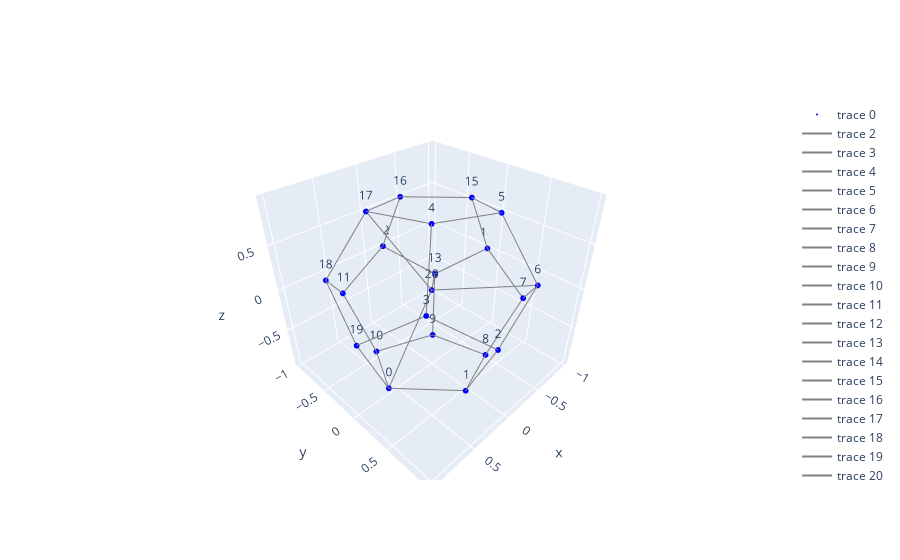

The code cell stored with this chart in its notebook:
### Markdown cell above
Here we prepare a dodecahedral graph plus one extra node at the center. The nodes 0, 6, 13, and 17 are four-connected and others are 3-connected (defect or surface nodes).

### Code cell
from logging import getLogger, DEBUG

logger = getLogger()
logger.setLevel(DEBUG)

g = nx.dodecahedral_graph()  # dodecahedral 20mer and an additional node at the center
pos = nx.spring_layout(g, dim=3)
print(pos)

# add a new node at the center
g.add_node(20)
pos[20] = (0, 0, 0)
g.add_edge(0, 20)
g.add_edge(6, 20)
g.add_edge(13, 20)
g.add_edge(17, 20)

# pos = nx.spring_layout(g, pos=pos)

draw_graph(g, pos)

### Figure 1 — Plotly figure (JSON) as saved in the notebook; plotly's stock layout.template omitted (floating-point values rounded to 4 significant figures)
{"data": [{"marker": {"color": "blue", "size": 2}, "mode": "markers+text", "text": ["0", "1", "2", "3", "4", "5", "6", "7", "8", "9", "10", "11", "12", "13", "14", "15", "16", "17", "18", "19", "20"], "textposition": "top center", "type": "scatter3d", "x": [0.7399, 0.2573, 0.213, 0.6771, 0.2937, -0.4041, -0.4537, -0.8241, -0.3851, -0.2971, 0.4002, 0.4485, -0.2118, -0.6732, -0.9989, -0.7397, -0.2544, 0.3914, 0.8212, 1.0, 0.0], "y": [0.1673, 0.7073, 0.9857, 0.6184, 0.2927, 0.4489, 0.8779, 0.5254, 0.4313, -0.2809, -0.4475, -0.885, -0.9866, -0.6186, -0.1205, -0.17, -0.7034, -0.4207, -0.5354, 0.1138, 0.0], "z": [-0.6837, -0.6719, -0.004569, 0.4079, 0.9292, 0.84, 0.2634, -0.253, -0.8272, -0.9274, -0.8395, -0.2598, 0.005588, -0.4111, 0.009532, 0.6815, 0.6747, 0.8271, 0.2505, -0.01129, 0.0]}, {"marker": {"color": "red", "size": 4}, "mode": "markers+text", "text": [], "textposition": "top center", "type": "scatter3d", "x": [], "y": [], "z": []}, {"hoverinfo": "none", "line": {"color": "gray", "width": 2}, "mode": "lines", "type": "scatter3d", "x": [0.7399, 0.2573], "y": [0.1673, 0.7073], "z": [-0.6837, -0.6719]}, {"hoverinfo": "none", "line": {"color": "gray", "width": 2}, "mode": "lines", "type": "scatter3d", "x": [0.7399, 1], "y": [0.1673, 0.1138], "z": [-0.6837, -0.01129]}, {"hoverinfo": "none", "line": {"color": "gray", "width": 2}, "mode": "lines", "type": "scatter3d", "x": [0.7399, 0.4002], "y": [0.1673, -0.4475], "z": [-0.6837, -0.8395]}, {"hoverinfo": "none", "line": {"color": "gray", "width": 2}, "mode": "lines", "type": "scatter3d", "x": [0.7399, 0], "y": [0.1673, 0], "z": [-0.6837, 0]}, {"hoverinfo": "none", "line": {"color": "gray", "width": 2}, "mode": "lines", "type": "scatter3d", "x": [0.2573, 0.213], "y": [0.7073, 0.9857], "z": [-0.6719, -0.004569]}, {"hoverinfo": "none", "line": {"color": "gray", "width": 2}, "mode": "lines", "type": "scatter3d", "x": [0.2573, -0.3851], "y": [0.7073, 0.4313], "z": [-0.6719, -0.8272]}, {"hoverinfo": "none", "line": {"color": "gray", "width": 2}, "mode": "lines", "type": "scatter3d", "x": [0.213, 0.6771], "y": [0.9857, 0.6184], "z": [-0.004569, 0.4079]}, {"hoverinfo": "none", "line": {"color": "gray", "width": 2}, "mode": "lines", "type": "scatter3d", "x": [0.213, -0.4537], "y": [0.9857, 0.8779], "z": [-0.004569, 0.2634]}, {"hoverinfo": "none", "line": {"color": "gray", "width": 2}, "mode": "lines", "type": "scatter3d", "x": [0.6771, 0.2937], "y": [0.6184, 0.2927], "z": [0.4079, 0.9292]}, {"hoverinfo": "none", "line": {"color": "gray", "width": 2}, "mode": "lines", "type": "scatter3d", "x": [0.6771, 1], "y": [0.6184, 0.1138], "z": [0.4079, -0.01129]}, {"hoverinfo": "none", "line": {"color": "gray", "width": 2}, "mode": "lines", "type": "scatter3d", "x": [0.2937, -0.4041], "y": [0.2927, 0.4489], "z": [0.9292, 0.84]}, {"hoverinfo": "none", "line": {"color": "gray", "width": 2}, "mode": "lines", "type": "scatter3d", "x": [0.2937, 0.3914], "y": [0.2927, -0.4207], "z": [0.9292, 0.8271]}, {"hoverinfo": "none", "line": {"color": "gray", "width": 2}, "mode": "lines", "type": "scatter3d", "x": [-0.4041, -0.4537], "y": [0.4489, 0.8779], "z": [0.84, 0.2634]}, {"hoverinfo": "none", "line": {"color": "gray", "width": 2}, "mode": "lines", "type": "scatter3d", "x": [-0.4041, -0.7397], "y": [0.4489, -0.17], "z": [0.84, 0.6815]}, {"hoverinfo": "none", "line": {"color": "gray", "width": 2}, "mode": "lines", "type": "scatter3d", "x": [-0.4537, -0.8241], "y": [0.8779, 0.5254], "z": [0.2634, -0.253]}, {"hoverinfo": "none", "line": {"color": "gray", "width": 2}, "mode": "lines", "type": "scatter3d", "x": [-0.4537, 0], "y": [0.8779, 0], "z": [0.2634, 0]}, {"hoverinfo": "none", "line": {"color": "gray", "width": 2}, "mode": "lines", "type": "scatter3d", "x": [-0.8241, -0.3851], "y": [0.5254, 0.4313], "z": [-0.253, -0.8272]}, {"hoverinfo": "none", "line": {"color": "gray", "width": 2}, "mode": "lines", "type": "scatter3d", "x": [-0.8241, -0.9989], "y": [0.5254, -0.1205], "z": [-0.253, 0.009532]}, {"hoverinfo": "none", "line": {"color": "gray", "width": 2}, "mode": "lines", "type": "scatter3d", "x": [-0.3851, -0.2971], "y": [0.4313, -0.2809], "z": [-0.8272, -0.9274]}, {"hoverinfo": "none", "line": {"color": "gray", "width": 2}, "mode": "lines", "type": "scatter3d", "x": [-0.2971, 0.4002], "y": [-0.2809, -0.4475], "z": [-0.9274, -0.8395]}, {"hoverinfo": "none", "line": {"color": "gray", "width": 2}, "mode": "lines", "type": "scatter3d", "x": [-0.2971, -0.6732], "y": [-0.2809, -0.6186], "z": [-0.9274, -0.4111]}, {"hoverinfo": "none", "line": {"color": "gray", "width": 2}, "mode": "lines", "type": "scatter3d", "x": [0.4002, 0.4485], "y": [-0.4475, -0.885], "z": [-0.8395, -0.2598]}, {"hoverinfo": "none", "line": {"color": "gray", "width": 2}, "mode": "lines", "type": "scatter3d", "x": [0.4485, -0.2118], "y": [-0.885, -0.9866], "z": [-0.2598, 0.005588]}, {"hoverinfo": "none", "line": {"color": "gray", "width": 2}, "mode": "lines", "type": "scatter3d", "x": [0.4485, 0.8212], "y": [-0.885, -0.5354], "z": [-0.2598, 0.2505]}, {"hoverinfo": "none", "line": {"color": "gray", "width": 2}, "mode": "lines", "type": "scatter3d", "x": [-0.2118, -0.6732], "y": [-0.9866, -0.6186], "z": [0.005588, -0.4111]}, {"hoverinfo": "none", "line": {"color": "gray", "width": 2}, "mode": "lines", "type": "scatter3d", "x": [-0.2118, -0.2544], "y": [-0.9866, -0.7034], "z": [0.005588, 0.6747]}, {"hoverinfo": "none", "line": {"color": "gray", "width": 2}, "mode": "lines", "type": "scatter3d", "x": [-0.6732, -0.9989], "y": [-0.6186, -0.1205], "z": [-0.4111, 0.009532]}, {"hoverinfo": "none", "line": {"color": "gray", "width": 2}, "mode": "lines", "type": "scatter3d", "x": [-0.6732, 0], "y": [-0.6186, 0], "z": [-0.4111, 0]}, {"hoverinfo": "none", "line": {"color": "gray", "width": 2}, "mode": "lines", "type": "scatter3d", "x": [-0.9989, -0.7397], "y": [-0.1205, -0.17], "z": [0.009532, 0.6815]}, {"hoverinfo": "none", "line": {"color": "gray", "width": 2}, "mode": "lines", "type": "scatter3d", "x": [-0.7397, -0.2544], "y": [-0.17, -0.7034], "z": [0.6815, 0.6747]}, {"hoverinfo": "none", "line": {"color": "gray", "width": 2}, "mode": "lines", "type": "scatter3d", "x": [-0.2544, 0.3914], "y": [-0.7034, -0.4207], "z": [0.6747, 0.8271]}, {"hoverinfo": "none", "line": {"color": "gray", "width": 2}, "mode": "lines", "type": "scatter3d", "x": [0.3914, 0.8212], "y": [-0.4207, -0.5354], "z": [0.8271, 0.2505]}, {"hoverinfo": "none", "line": {"color": "gray", "width": 2}, "mode": "lines", "type": "scatter3d", "x": [0.3914, 0], "y": [-0.4207, 0], "z": [0.8271, 0]}, {"hoverinfo": "none", "line": {"color": "gray", "width": 2}, "mode": "lines", "type": "scatter3d", "x": [0.8212, 1], "y": [-0.5354, 0.1138], "z": [0.2505, -0.01129]}], "layout": {}}
